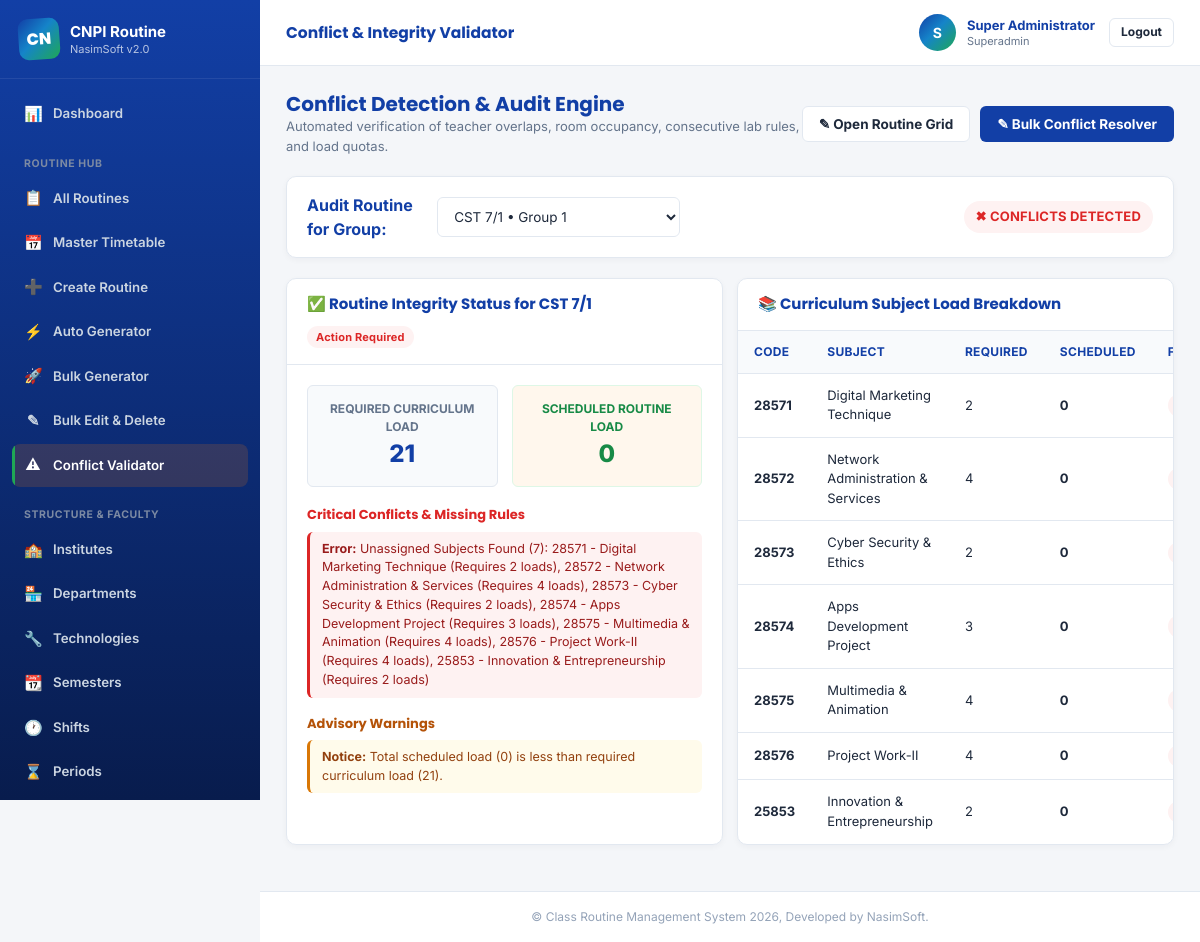
Screenshot of /admin/conflict-validator.php (signed in) with the database file from the repository.
### tables this page shows
CREATE TABLE `groups` (
    `id` INT AUTO_INCREMENT PRIMARY KEY,
    `technology_id` INT NOT NULL,
    `semester_id` INT NOT NULL,
    `shift_id` INT NOT NULL,
    `group_name` VARCHAR(50) NOT NULL,
    `section` VARCHAR(20) DEFAULT '',
    `short_code` VARCHAR(50) NOT NULL,
    `student_count` INT DEFAULT 0,
    `active` TINYINT(1) NOT NULL DEFAULT 1,
    `created_at` TIMESTAMP DEFAULT CURRENT_TIMESTAMP,
    `updated_at` TIMESTAMP DEFAULT CURRENT_TIMESTAMP ON UPDATE CURRENT_TIMESTAMP,
    FOREIGN KEY (`technology_id`) REFERENCES `technologies`(`id`) ON DELETE CASCADE,
    FOREIGN KEY (`semester_id`) REFERENCES `semesters`(`id`) ON DELETE CASCADE,
    FOREIGN KEY (`shift_id`) REFERENCES `shifts`(`id`) ON DELETE CASCADE,
    INDEX `idx_grp_composite` (`technology_id`, `semester_id`, `shift_id`),
    INDEX `idx_grp_short_code` (`short_code`)
);

CREATE TABLE `group_subjects` (
    `id` INT AUTO_INCREMENT PRIMARY KEY,
    `group_id` INT NOT NULL,
    `subject_id` INT NOT NULL,
    `teacher_id` INT NULL,
    `preferred_room_id` INT NULL,
    `is_lab_required` TINYINT(1) NOT NULL DEFAULT 0,
    `active` TINYINT(1) NOT NULL DEFAULT 1,
    `created_at` TIMESTAMP DEFAULT CURRENT_TIMESTAMP,
    `updated_at` TIMESTAMP DEFAULT CURRENT_TIMESTAMP ON UPDATE CURRENT_TIMESTAMP,
    FOREIGN KEY (`group_id`) REFERENCES `groups`(`id`) ON DELETE CASCADE,
    FOREIGN KEY (`subject_id`) REFERENCES `subjects`(`id`) ON DELETE CASCADE,
    FOREIGN KEY (`teacher_id`) REFERENCES `teachers`(`id`) ON DELETE SET NULL,
    FOREIGN KEY (`preferred_room_id`) REFERENCES `rooms`(`id`) ON DELETE SET NULL,
    UNIQUE KEY `uk_group_subject` (`group_id`, `subject_id`),
    INDEX `idx_gs_group` (`group_id`),
    INDEX `idx_gs_subject` (`subject_id`),
    INDEX `idx_gs_teacher` (`teacher_id`)
);

CREATE TABLE `subjects` (
    `id` INT AUTO_INCREMENT PRIMARY KEY,
    `name` VARCHAR(200) NOT NULL,
    `subject_code` VARCHAR(50) NOT NULL UNIQUE,
    `subject_type` ENUM('Theory', 'Lab', 'Practical', 'Project') NOT NULL DEFAULT 'Theory',
    `theory_load` INT NOT NULL DEFAULT 0,
    `practical_load` INT NOT NULL DEFAULT 0,
    `total_load` INT NOT NULL DEFAULT 0,
    `credit` DECIMAL(3,1) NOT NULL DEFAULT 3.0,
    `department_id` INT NOT NULL,
    `active` TINYINT(1) NOT NULL DEFAULT 1,
    `created_at` TIMESTAMP DEFAULT CURRENT_TIMESTAMP,
    `updated_at` TIMESTAMP DEFAULT CURRENT_TIMESTAMP ON UPDATE CURRENT_TIMESTAMP,
    FOREIGN KEY (`department_id`) REFERENCES `departments`(`id`) ON DELETE CASCADE,
    INDEX `idx_subject_code` (`subject_code`),
    INDEX `idx_subject_dept` (`department_id`)
);

### includes/validator.php (called while the page is built, shortened)
<?php
class ConflictValidator {
    private PDO $db;
    public function __construct(?PDO $db = null) {
        $this->db = $db ?? Database::getInstance();
    }
    public function validateGroupRoutine(int $groupId, ?string $academicYear = null): array {
        $grpStmt = $this->db->prepare("
            SELECT g.*, t.name as tech_name, s.name as sem_name, sh.name as shift_name
            FROM `groups` g
            JOIN technologies t ON g.technology_id = t.id
            JOIN semesters s ON g.semester_id = s.id
            JOIN shifts sh ON g.shift_id = sh.id
            WHERE g.id = ?
        ");
        $grpStmt->execute([$groupId]);
        $group = $grpStmt->fetch();
        $curStmt = $this->db->prepare("
            SELECT s.id as subject_id, s.name as subject_name, s.subject_code, s.subject_type,
                   s.theory_load, s.practical_load, s.total_load,
                   gs.teacher_id, gs.preferred_room_id, gs.is_lab_required
            FROM group_subjects gs
            JOIN subjects s ON gs.subject_id = s.id
            WHERE gs.group_id = ? AND gs.active = 1
        ");
        $curStmt->execute([$groupId]);
        $curriculum = $curStmt->fetchAll();
        $rSql = "
            SELECT r.*, s.name as subject_name, s.subject_code,
                   t.name as teacher_name, t.short_code as teacher_code,
                   rm.name as room_name, rm.room_code
            FROM routines r
            JOIN subjects s ON r.subject_id = s.id
            JOIN teachers t ON r.teacher_id = t.id
            JOIN rooms rm ON r.room_id = rm.id
            WHERE r.group_id = ?
        ";
        $rParams = [$groupId];
        $rSql .= " ORDER BY FIELD(r.day, 'Sunday', 'Monday', 'Tuesday', 'Wednesday', 'Thursday', 'Friday', 'Saturday'), r.period_start ASC";
        $rStmt = $this->db->prepare($rSql);
        $rStmt->execute($rParams);
        $routineSlots = $rStmt->fetchAll();
        $errors = [];
        $warnings = [];
        $passedChecks = [];
        $scheduledSubjectLoads = [];
        $totalScheduledLoad = 0;
        $totalRequiredLoad = 0;
        foreach ($curriculum as $cur) {
            $totalRequiredLoad += (int)$cur['total_load'];
            $scheduledSubjectLoads[$cur['subject_id']] = [
                'code' => $cur['subject_code'],
                'name' => $cur['subject_name'],
                'required_load' => (int)$cur['total_load'],
                'scheduled_load' => 0,
                'is_lab_required' => (bool)$cur['is_lab_required']
            ];
        }
        $unassignedSubjects = [];
        foreach ($scheduledSubjectLoads as $subId => $info) {
            if ($info['scheduled_load'] === 0) {
                $unassignedSubjects[] = "{$info['code']} - {$info['name']} (Requires {$info['required_load']} loads)";
            } elseif ($info['scheduled_load'] < $info['required_load']) {
                $warnings[] = "Partial Load: {$info['code']} ({$info['name']}) scheduled for {$info['scheduled_load']}/{$info['required_load']} required loads.";
            }
        }
        if (!empty($unassignedSubjects)) {
            $errors[] = "Unassigned Subjects Found (" . count($unassignedSubjects) . "): " . implode(", ", $unassignedSubjects);
        } else {
            $passedChecks[] = "All required curriculum subjects have scheduled routine slots.";
        }
        if ($totalScheduledLoad >= $totalRequiredLoad && $totalRequiredLoad > 0) {
            $passedChecks[] = "Total load completely fulfilled ({$totalScheduledLoad} / {$totalRequiredLoad} loads).";
        } elseif ($totalScheduledLoad < $totalRequiredLoad) {
            $warnings[] = "Total scheduled load ({$totalScheduledLoad}) is less than required curriculum load ({$totalRequiredLoad}).";
        }
        return [
            'valid' => empty($errors),
            'group' => $group,
            'total_required_load' => $totalRequiredLoad,
            'total_scheduled_load' => $totalScheduledLoad,
            'errors' => $errors,
            'warnings' => $warnings,
            'passed_checks' => $passedChecks,
            'subject_breakdown' => $scheduledSubjectLoads
        ];
    }
}

### admin/conflict-validator.php (the view, shortened to what this page needs)
<?php
require_once __DIR__ . '/../includes/validator.php';
$db = Database::getInstance();
$validator = new ConflictValidator($db);
$selectedGroupId = (int)($_GET['group_id'] ?? 0);
$allGroups = $db->query("SELECT id, short_code, group_name FROM `groups` WHERE active = 1 ORDER BY short_code ASC")->fetchAll();
if ($selectedGroupId === 0 && !empty($allGroups)) {
    $selectedGroupId = (int)$allGroups[0]['id'];
}
$audit = $validator->validateGroupRoutine($selectedGroupId);
require_once __DIR__ . '/../includes/header.php';
?>
<div style="display: flex; justify-content: space-between; align-items: center; margin-bottom: 20px;">
    <div>
        <h2 style="color: var(--navy-blue); font-size: 20px; font-weight: 700;">Conflict Detection & Audit Engine</h2>
        <p style="color: var(--text-muted); font-size: 13px;">Automated verification of teacher overlaps, room occupancy, consecutive lab rules, and load quotas.</p>
    </div>
    <div style="display: flex; gap: 10px;">
        <a href="routine-create.php?group_id=<?= $selectedGroupId ?>" class="btn btn-outline">&#9998; Open Routine Grid</a>
        <a href="routine-bulk-edit.php" class="btn btn-primary">&#9998; Bulk Conflict Resolver</a>
    </div>
</div>
<div class="card" style="margin-bottom: 20px;">
    <div class="card-body" style="padding: 16px 20px; display: flex; align-items: center; justify-content: space-between; flex-wrap: wrap; gap: 14px;">
        <form method="GET" action="" style="display: flex; align-items: center; gap: 12px;">
            <label style="font-weight: 700; color: var(--navy-blue);">Audit Routine for Group:</label>
            <select name="group_id" class="form-select" style="max-width: 380px;" onchange="this.form.submit()">
                <?php foreach ($allGroups as $g): ?>
                    <option value="<?= $g['id'] ?>" <?= ($selectedGroupId === (int)$g['id']) ? 'selected' : '' ?>>
                        <?= htmlspecialchars($g['short_code']) ?> &bull; <?= htmlspecialchars($g['group_name']) ?>
                    </option>
                <?php endforeach; ?>
            </select>
        </form>
        <div style="display: flex; gap: 10px; align-items: center;">
            <?php if ($audit['valid']): ?>
                <span class="badge badge-success" style="font-size: 13px; padding: 6px 12px;">&#10004; VALIDATED & CONFLICT-FREE</span>
                <form method="POST" action="" style="display: inline;">
                    <?= csrfField() ?>
                    <input type="hidden" name="publish_group" value="<?= $selectedGroupId ?>">
                    <button type="submit" class="btn btn-accent btn-sm">Publish Routine</button>
                </form>
            <?php else: ?>
                <span class="badge badge-danger" style="font-size: 13px; padding: 6px 12px;">&#10006; CONFLICTS DETECTED</span>
            <?php endif; ?>
        </div>
    </div>
</div>
<div class="grid-2">
    <div class="card">
        <div class="card-header">
            <h3>&#9989; Routine Integrity Status for <?= htmlspecialchars($audit['group']['short_code'] ?? '') ?></h3>
            <span class="badge <?= $audit['valid'] ? 'badge-success' : 'badge-danger' ?>">
                <?= $audit['valid'] ? 'Ready for Publishing' : 'Action Required' ?>
            </span>
        </div>
        <div class="card-body">
            <div class="grid-2" style="margin-bottom: 20px;">
                <div style="background: #F8FAFC; padding: 14px; border-radius: 6px; border: 1px solid var(--border-color); text-align: center;">
                    <div style="font-size: 12px; color: var(--text-muted); font-weight: 700;">REQUIRED CURRICULUM LOAD</div>
                    <div style="font-size: 24px; font-weight: 800; color: var(--navy-blue);"><?= $audit['total_required_load'] ?></div>
                </div>
                <div style="background: #FFF7ED; padding: 14px; border-radius: 6px; border: 1px solid var(--orange-light); text-align: center;">
                    <div style="font-size: 12px; color: var(--dark-orange); font-weight: 700;">SCHEDULED ROUTINE LOAD</div>
                    <div style="font-size: 24px; font-weight: 800; color: var(--dark-orange);"><?= $audit['total_scheduled_load'] ?></div>
                </div>
            </div>
            <?php if (!empty($audit['errors'])): ?>
                <h5 style="font-size: 13px; font-weight: 700; color: var(--danger); margin-bottom: 8px;">Critical Conflicts & Missing Rules</h5>
                <ul style="list-style: none; padding-left: 0; margin-bottom: 18px;">
                    <?php foreach ($audit['errors'] as $err): ?>
                        <li style="padding: 8px 12px; background: #FEF2F2; color: #991B1B; border-radius: 6px; margin-bottom: 8px; font-size: 12.5px; border-left: 3px solid var(--danger);">
                            <strong>Error:</strong> <?= htmlspecialchars($err) ?>
                        </li>
                    <?php endforeach; ?>
                </ul>
            <?php endif; ?>
            <?php if (!empty($audit['warnings'])): ?>
                <h5 style="font-size: 13px; font-weight: 700; color: #B45309; margin-bottom: 8px;">Advisory Warnings</h5>
                <ul style="list-style: none; padding-left: 0;">
                    <?php foreach ($audit['warnings'] as $warn): ?>
                        <li style="padding: 8px 12px; background: #FFFBEB; color: #92400E; border-radius: 6px; margin-bottom: 8px; font-size: 12.5px; border-left: 3px solid var(--warning);">
                            <strong>Notice:</strong> <?= htmlspecialchars($warn) ?>
                        </li>
                    <?php endforeach; ?>
                </ul>
            <?php endif; ?>
        </div>
    </div>
    <div class="card">
        <div class="card-header">
            <h3>&#128218; Curriculum Subject Load Breakdown</h3>
        </div>
        <div class="card-body" style="padding: 0;">
            <div class="table-responsive">
                <table class="table">
                    <thead>
                        <tr>
                            <th>Code</th>
                            <th>Subject</th>
                            <th>Required</th>
                            <th>Scheduled</th>
                            <th>Fulfillment</th>
                        </tr>
                    </thead>
                    <tbody>
                        <?php foreach ($audit['subject_breakdown'] as $sub): ?>
                            <?php $isDone = $sub['scheduled_load'] >= $sub['required_load']; ?>
                            <tr>
                                <td><strong><?= htmlspecialchars($sub['code']) ?></strong></td>
                                <td><?= htmlspecialchars($sub['name']) ?></td>
                                <td><?= $sub['required_load'] ?></td>
                                <td><strong><?= $sub['scheduled_load'] ?></strong></td>
                                <td>
                                    <?php if ($sub['scheduled_load'] === 0): ?>
                                        <span class="badge badge-danger">Unassigned</span>
                                    <?php elseif ($isDone): ?>
                                        <span class="badge badge-success">&#10004; Complete</span>
                                    <?php else: ?>
                                        <span class="badge badge-warning">Partial (<?= $sub['scheduled_load'] ?>/<?= $sub['required_load'] ?>)</span>
                                    <?php endif; ?>
                                </td>
                            </tr>
                        <?php endforeach; ?>
                    </tbody>
                </table>
            </div>
        </div>
    </div>
</div>
<?php require_once __DIR__ . '/../includes/footer.php'; ?>

### rows the page displays
groups: short_code "CST 7/1"
group_subjects: subject.subject_code "28571", subject.name "Digital Marketing Technique", subject.total_load "2", scheduled_load "0"
group_subjects: subject.subject_code "28572", subject.name "Network Administration & Services", subject.total_load "4", scheduled_load "0"
group_subjects: subject.subject_code "28573", subject.name "Cyber Security & Ethics", subject.total_load "2", scheduled_load "0"
group_subjects: subject.subject_code "28574", subject.name "Apps Development Project", subject.total_load "3", scheduled_load "0"
group_subjects: subject.subject_code "28575", subject.name "Multimedia & Animation", subject.total_load "4", scheduled_load "0"
group_subjects: subject.subject_code "28576", subject.name "Project Work-II", subject.total_load "4", subject.theory_load "0"
group_subjects: subject.subject_code "25853", subject.name "Innovation & Entrepreneurship", subject.total_load "2", scheduled_load "0"

### other values shown
mb_substr($brandName, 0, 2) "CN"
$brandName "CNPI"
$pageTitle "Conflict & Integrity Validator"
substr($userName, 0, 1) "S"
$userName "Super Administrator"
$userRole "Superadmin"
$audit['total_required_load'] "21"
$audit['total_scheduled_load'] "0"
$warn "Total scheduled load (0) is less than required curriculum load (21)."
form field group_id "CST 7/1 • Group 1"
